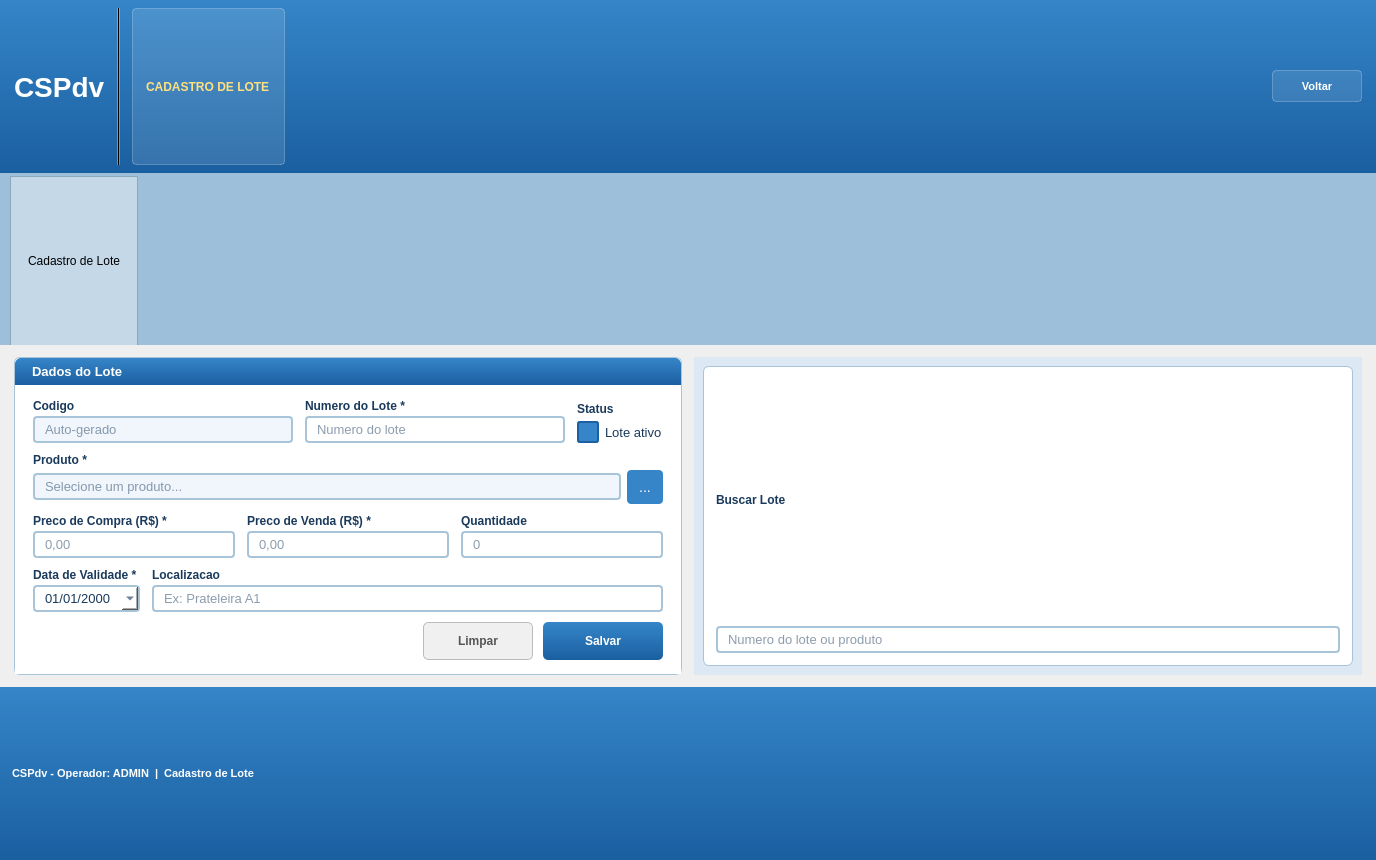
<?xml version="1.0" encoding="UTF-8"?>
<ui version="4.0">
 <class>CadastroLote</class>
 <widget class="QWidget" name="CadastroLote">
  <property name="geometry">
   <rect>
    <x>0</x>
    <y>0</y>
    <width>1376</width>
    <height>860</height>
   </rect>
  </property>
  <property name="windowTitle">
   <string>CSPdv - Cadastro de Lote</string>
  </property>
  <property name="styleSheet">
   <string notr="true">QWidget { font-family: Arial; }</string>
  </property>
  <layout class="QVBoxLayout" name="mainVLayout">
   <property name="spacing">
    <number>0</number>
   </property>
   <property name="leftMargin">
    <number>0</number>
   </property>
   <property name="topMargin">
    <number>0</number>
   </property>
   <property name="rightMargin">
    <number>0</number>
   </property>
   <property name="bottomMargin">
    <number>0</number>
   </property>
   <item>
    <widget class="QFrame" name="frameHeader">
     <property name="styleSheet">
      <string notr="true">QFrame#frameHeader{background:qlineargradient(x1:0,y1:0,x2:0,y2:1,stop:0 #3585c8, stop:1 #1a5fa0);}</string>
     </property>
     <layout class="QHBoxLayout" name="headerHLayout">
      <property name="spacing"><number>12</number></property>
      <property name="leftMargin"><number>14</number></property>
      <property name="topMargin"><number>8</number></property>
      <property name="rightMargin"><number>14</number></property>
      <property name="bottomMargin"><number>8</number></property>
      <item>
       <widget class="QLabel" name="lblLogo">
        <property name="styleSheet"><string notr="true">color:white;font-size:28px;font-weight:bold;</string></property>
        <property name="text"><string>CSPdv</string></property>
       </widget>
      </item>
      <item>
       <widget class="QFrame" name="frameSep">
        <property name="styleSheet"><string notr="true">background-color:rgba(255,255,255,80);</string></property>
        <property name="frameShape"><enum>QFrame::VLine</enum></property>
       </widget>
      </item>
      <item>
       <widget class="QLabel" name="lblBadge">
        <property name="styleSheet"><string notr="true">QLabel{background-color:rgba(255,255,255,30);color:#ffe080;font-size:12px;font-weight:bold;border:1px solid rgba(255,255,255,60);border-radius:4px;padding:3px 10px;}</string></property>
        <property name="text"><string>CADASTRO DE LOTE</string></property>
       </widget>
      </item>
      <item>
       <spacer name="headerSpacer">
        <property name="orientation"><enum>Qt::Horizontal</enum></property>
        <property name="sizeHint" stdset="0"><size><width>40</width><height>10</height></size></property>
       </spacer>
      </item>
      <item>
       <widget class="QPushButton" name="btnVoltar">
        <property name="minimumSize"><size><width>90</width><height>32</height></size></property>
        <property name="styleSheet"><string notr="true">QPushButton{background-color:rgba(255,255,255,25);color:white;font-size:11px;font-weight:bold;border:1px solid rgba(255,255,255,60);border-radius:4px;padding:4px 12px;}QPushButton:hover{background-color:rgba(255,255,255,40);}QPushButton:pressed{background-color:rgba(255,255,255,15);}</string></property>
        <property name="text"><string>Voltar</string></property>
       </widget>
      </item>
     </layout>
    </widget>
   </item>
   <item>
    <widget class="QFrame" name="frameTabBar">
     <property name="styleSheet"><string notr="true">QFrame#frameTabBar{background-color:#9dbfda;}</string></property>
     <layout class="QHBoxLayout" name="tabHLayout">
      <property name="leftMargin"><number>10</number></property>
      <property name="topMargin"><number>3</number></property>
      <property name="rightMargin"><number>0</number></property>
      <property name="bottomMargin"><number>0</number></property>
      <item>
       <widget class="QLabel" name="lblTab">
        <property name="styleSheet"><string notr="true">QLabel{background-color:#c4d8e8;border:1px solid #8aaabb;border-bottom:none;padding:1px 14px;font-size:12px;}</string></property>
        <property name="text"><string>Cadastro de Lote</string></property>
       </widget>
      </item>
      <item>
       <spacer name="tabSpacer">
        <property name="orientation"><enum>Qt::Horizontal</enum></property>
        <property name="sizeHint" stdset="0"><size><width>40</width><height>20</height></size></property>
       </spacer>
      </item>
     </layout>
    </widget>
   </item>
   <item>
    <layout class="QHBoxLayout" name="conteudoHLayout">
     <property name="spacing"><number>12</number></property>
     <property name="leftMargin"><number>14</number></property>
     <property name="topMargin"><number>12</number></property>
     <property name="rightMargin"><number>14</number></property>
     <property name="bottomMargin"><number>12</number></property>
     <item>
      <widget class="QFrame" name="frameFormulario">
       <property name="styleSheet"><string notr="true">QFrame#frameFormulario{background-color:#ffffff;border:1px solid #a8c4d8;border-radius:6px;}</string></property>
       <layout class="QVBoxLayout" name="formVLayout">
        <property name="spacing"><number>0</number></property>
        <property name="leftMargin"><number>0</number></property>
        <property name="topMargin"><number>0</number></property>
        <property name="rightMargin"><number>0</number></property>
        <property name="bottomMargin"><number>0</number></property>
        <item>
         <widget class="QLabel" name="lblFormTitle">
          <property name="styleSheet"><string notr="true">QLabel{background:qlineargradient(x1:0,y1:0,x2:0,y2:1,stop:0 #3585c8,stop:1 #1a5fa0);color:white;font-size:13px;font-weight:bold;padding:6px 14px;border-top-left-radius:6px;border-top-right-radius:6px;}</string></property>
          <property name="text"><string>Dados do Lote</string></property>
         </widget>
        </item>
        <item>
         <widget class="QFrame" name="frameCampos">
          <property name="styleSheet"><string notr="true">QFrame#frameCampos{background-color:#ffffff;}</string></property>
          <layout class="QVBoxLayout" name="camposVLayout">
           <property name="spacing"><number>10</number></property>
           <property name="leftMargin"><number>18</number></property>
           <property name="topMargin"><number>14</number></property>
           <property name="rightMargin"><number>18</number></property>
           <property name="bottomMargin"><number>14</number></property>
           <item>
            <layout class="QHBoxLayout" name="row0HLayout">
             <property name="spacing"><number>12</number></property>
             <item>
              <layout class="QVBoxLayout" name="colIdVLayout">
               <property name="spacing"><number>3</number></property>
               <item><widget class="QLabel" name="lblId"><property name="styleSheet"><string notr="true">font-size:12px;font-weight:bold;color:#1a3a5c;</string></property><property name="text"><string>Codigo</string></property></widget></item>
               <item><widget class="QLineEdit" name="lineEditIdLote"><property name="styleSheet"><string notr="true">QLineEdit{background-color:#f0f6fc;border:2px solid #a8c4d8;border-radius:4px;font-size:13px;color:#1a3a5c;padding:3px 8px;}QLineEdit:focus{border-color:#3585c8;background-color:#ffffff;}</string></property><property name="readOnly"><bool>true</bool></property><property name="placeholderText"><string>Auto-gerado</string></property></widget></item>
              </layout>
             </item>
             <item>
              <layout class="QVBoxLayout" name="colNumeroLoteVLayout">
               <property name="spacing"><number>3</number></property>
               <item><widget class="QLabel" name="lblNumeroLote"><property name="styleSheet"><string notr="true">font-size:12px;font-weight:bold;color:#1a3a5c;</string></property><property name="text"><string>Numero do Lote *</string></property></widget></item>
               <item><widget class="QLineEdit" name="lineEditNumeroLote"><property name="styleSheet"><string notr="true">QLineEdit{background-color:#ffffff;border:2px solid #a8c4d8;border-radius:4px;font-size:13px;color:#1a3a5c;padding:3px 8px;}QLineEdit:focus{border-color:#3585c8;}</string></property><property name="placeholderText"><string>Numero do lote</string></property></widget></item>
              </layout>
             </item>
             <item>
              <layout class="QVBoxLayout" name="colStatusVLayout">
               <property name="spacing"><number>3</number></property>
               <item><widget class="QLabel" name="lblStatus"><property name="styleSheet"><string notr="true">font-size:12px;font-weight:bold;color:#1a3a5c;</string></property><property name="text"><string>Status</string></property></widget></item>
               <item><widget class="QCheckBox" name="checkBoxAtivo"><property name="styleSheet"><string notr="true">QCheckBox{font-size:13px;color:#1a3a5c;spacing:6px;}QCheckBox::indicator{width:18px;height:18px;border:2px solid #a8c4d8;border-radius:3px;background:#ffffff;}QCheckBox::indicator:checked{background-color:#3585c8;border-color:#1a5fa0;}</string></property><property name="text"><string>Lote ativo</string></property><property name="checked"><bool>true</bool></property></widget></item>
              </layout>
             </item>
            </layout>
           </item>
           <item>
            <layout class="QVBoxLayout" name="colProdutoVLayout">
             <property name="spacing"><number>3</number></property>
             <item><widget class="QLabel" name="lblProduto"><property name="styleSheet"><string notr="true">font-size:12px;font-weight:bold;color:#1a3a5c;</string></property><property name="text"><string>Produto *</string></property></widget></item>
             <item>
              <layout class="QHBoxLayout" name="rowProdutoHLayout">
               <property name="spacing"><number>6</number></property>
               <item><widget class="QLineEdit" name="lineEditProduto"><property name="styleSheet"><string notr="true">QLineEdit{background-color:#f0f6fc;border:2px solid #a8c4d8;border-radius:4px;font-size:13px;color:#1a3a5c;padding:3px 8px;}QLineEdit:focus{border-color:#3585c8;background-color:#ffffff;}</string></property><property name="readOnly"><bool>true</bool></property><property name="placeholderText"><string>Selecione um produto...</string></property></widget></item>
               <item><widget class="QPushButton" name="btnBuscarProduto"><property name="minimumSize"><size><width>36</width><height>34</height></size></property><property name="maximumSize"><size><width>36</width><height>34</height></size></property><property name="styleSheet"><string notr="true">QPushButton{background-color:#3585c8;color:white;font-size:14px;border:none;border-radius:4px;}QPushButton:hover{background-color:#2a74b8;}QPushButton:pressed{background-color:#1a5fa0;}</string></property><property name="text"><string>...</string></property></widget></item>
              </layout>
             </item>
            </layout>
           </item>
           <item>
            <layout class="QHBoxLayout" name="rowValoresHLayout">
             <property name="spacing"><number>12</number></property>
             <item>
              <layout class="QVBoxLayout" name="colPrecoCompraVLayout">
               <property name="spacing"><number>3</number></property>
               <item><widget class="QLabel" name="lblPrecoCompra"><property name="styleSheet"><string notr="true">font-size:12px;font-weight:bold;color:#1a3a5c;</string></property><property name="text"><string>Preco de Compra (R$) *</string></property></widget></item>
               <item><widget class="QLineEdit" name="lineEditPrecoCompra"><property name="styleSheet"><string notr="true">QLineEdit{background-color:#ffffff;border:2px solid #a8c4d8;border-radius:4px;font-size:13px;color:#1a3a5c;padding:3px 8px;}QLineEdit:focus{border-color:#3585c8;}</string></property><property name="placeholderText"><string>0,00</string></property></widget></item>
              </layout>
             </item>
             <item>
              <layout class="QVBoxLayout" name="colPrecoVendaVLayout">
               <property name="spacing"><number>3</number></property>
               <item><widget class="QLabel" name="lblPrecoVenda"><property name="styleSheet"><string notr="true">font-size:12px;font-weight:bold;color:#1a3a5c;</string></property><property name="text"><string>Preco de Venda (R$) *</string></property></widget></item>
               <item><widget class="QLineEdit" name="lineEditPrecoVenda"><property name="styleSheet"><string notr="true">QLineEdit{background-color:#ffffff;border:2px solid #a8c4d8;border-radius:4px;font-size:13px;color:#1a3a5c;padding:3px 8px;}QLineEdit:focus{border-color:#3585c8;}</string></property><property name="placeholderText"><string>0,00</string></property></widget></item>
              </layout>
             </item>
             <item>
              <layout class="QVBoxLayout" name="colQuantidadeVLayout">
               <property name="spacing"><number>3</number></property>
               <item><widget class="QLabel" name="lblQuantidade"><property name="styleSheet"><string notr="true">font-size:12px;font-weight:bold;color:#1a3a5c;</string></property><property name="text"><string>Quantidade</string></property></widget></item>
               <item><widget class="QLineEdit" name="lineEditQuantidade"><property name="styleSheet"><string notr="true">QLineEdit{background-color:#ffffff;border:2px solid #a8c4d8;border-radius:4px;font-size:13px;color:#1a3a5c;padding:3px 8px;}QLineEdit:focus{border-color:#3585c8;}</string></property><property name="placeholderText"><string>0</string></property></widget></item>
              </layout>
             </item>
            </layout>
           </item>
           <item>
            <layout class="QHBoxLayout" name="rowDataLocalHLayout">
             <property name="spacing"><number>12</number></property>
             <item>
              <layout class="QVBoxLayout" name="colValidadeVLayout">
               <property name="spacing"><number>3</number></property>
               <item><widget class="QLabel" name="lblDataValidade"><property name="styleSheet"><string notr="true">font-size:12px;font-weight:bold;color:#1a3a5c;</string></property><property name="text"><string>Data de Validade *</string></property></widget></item>
               <item><widget class="QDateEdit" name="dateEditValidade"><property name="styleSheet"><string notr="true">QDateEdit{background-color:#ffffff;border:2px solid #a8c4d8;border-radius:4px;font-size:13px;color:#1a3a5c;padding:3px 8px;}QDateEdit:focus{border-color:#3585c8;}</string></property><property name="displayFormat"><string>dd/MM/yyyy</string></property><property name="calendarPopup"><bool>true</bool></property></widget></item>
              </layout>
             </item>
             <item>
              <layout class="QVBoxLayout" name="colLocalizacaoVLayout">
               <property name="spacing"><number>3</number></property>
               <item><widget class="QLabel" name="lblLocalizacao"><property name="styleSheet"><string notr="true">font-size:12px;font-weight:bold;color:#1a3a5c;</string></property><property name="text"><string>Localizacao</string></property></widget></item>
               <item><widget class="QLineEdit" name="lineEditLocalizacao"><property name="styleSheet"><string notr="true">QLineEdit{background-color:#ffffff;border:2px solid #a8c4d8;border-radius:4px;font-size:13px;color:#1a3a5c;padding:3px 8px;}QLineEdit:focus{border-color:#3585c8;}</string></property><property name="placeholderText"><string>Ex: Prateleira A1</string></property></widget></item>
              </layout>
             </item>
            </layout>
           </item>
           <item>
            <layout class="QHBoxLayout" name="botoesHLayout">
             <property name="spacing"><number>10</number></property>
             <item><spacer name="btnSpacer"><property name="orientation"><enum>Qt::Horizontal</enum></property><property name="sizeHint" stdset="0"><size><width>20</width><height>10</height></size></property></spacer></item>
             <item><widget class="QPushButton" name="btnLimpar"><property name="minimumSize"><size><width>110</width><height>38</height></size></property><property name="styleSheet"><string notr="true">QPushButton{background-color:#f0f0f0;color:#555555;font-size:12px;font-weight:bold;border:1px solid #bbbbbb;border-radius:5px;padding:5px 14px;}QPushButton:hover{background-color:#e0e0e0;}QPushButton:pressed{background-color:#cccccc;}</string></property><property name="text"><string>Limpar</string></property></widget></item>
             <item><widget class="QPushButton" name="btnSalvar"><property name="minimumSize"><size><width>120</width><height>38</height></size></property><property name="styleSheet"><string notr="true">QPushButton{background:qlineargradient(x1:0,y1:0,x2:0,y2:1,stop:0 #3585c8,stop:1 #1a5fa0);color:white;font-size:12px;font-weight:bold;border:none;border-radius:5px;padding:5px 14px;}QPushButton:hover{background:#2a74b8;}QPushButton:pressed{background:#1a5fa0;}</string></property><property name="text"><string>Salvar</string></property><property name="shortcut"><string>Return</string></property></widget></item>
            </layout>
           </item>
          </layout>
         </widget>
        </item>
       </layout>
      </widget>
     </item>
     <item>
      <widget class="QFrame" name="frameRightCol">
       <property name="styleSheet"><string notr="true">QFrame#frameRightCol{background-color:#dce8f4;}</string></property>
       <layout class="QVBoxLayout" name="rightColVLayout">
        <property name="spacing"><number>10</number></property>
        <item>
         <widget class="QFrame" name="frameBusca">
          <property name="styleSheet"><string notr="true">QFrame#frameBusca{background-color:#ffffff;border:1px solid #a8c4d8;border-radius:6px;}</string></property>
          <layout class="QVBoxLayout" name="frameBuscaVLayout">
           <property name="leftMargin"><number>12</number></property>
           <property name="topMargin"><number>12</number></property>
           <property name="rightMargin"><number>12</number></property>
           <property name="bottomMargin"><number>12</number></property>
           <item><widget class="QLabel" name="lblBuscaLote"><property name="styleSheet"><string notr="true">font-size:12px;font-weight:bold;color:#1a3a5c;</string></property><property name="text"><string>Buscar Lote</string></property></widget></item>
           <item><widget class="QLineEdit" name="lineEditBuscaLote"><property name="styleSheet"><string notr="true">QLineEdit{background-color:#ffffff;border:2px solid #a8c4d8;border-radius:4px;font-size:13px;color:#1a3a5c;padding:3px 8px;}QLineEdit:focus{border-color:#3585c8;}</string></property><property name="placeholderText"><string>Numero do lote ou produto</string></property></widget></item>
          </layout>
         </widget>
        </item>
       </layout>
      </widget>
     </item>
    </layout>
   </item>
   <item>
    <widget class="QFrame" name="frameStatusBar">
     <property name="styleSheet"><string notr="true">QFrame#frameStatusBar{background:qlineargradient(x1:0,y1:0,x2:0,y2:1,stop:0 #3585c8,stop:1 #1a5fa0);}</string></property>
     <layout class="QHBoxLayout" name="statusHLayout">
      <property name="leftMargin"><number>12</number></property>
      <property name="rightMargin"><number>12</number></property>
      <item><widget class="QLabel" name="lblStatusBar"><property name="styleSheet"><string notr="true">color:white;font-size:11px;font-weight:bold;</string></property><property name="text"><string>CSPdv - Operador: ADMIN  |  Cadastro de Lote</string></property></widget></item>
      <item><spacer name="statusSpacer"><property name="orientation"><enum>Qt::Horizontal</enum></property><property name="sizeHint" stdset="0"><size><width>40</width><height>10</height></size></property></spacer></item>
     </layout>
    </widget>
   </item>
  </layout>
 </widget>
 <resources/>
 <connections/>
</ui>
